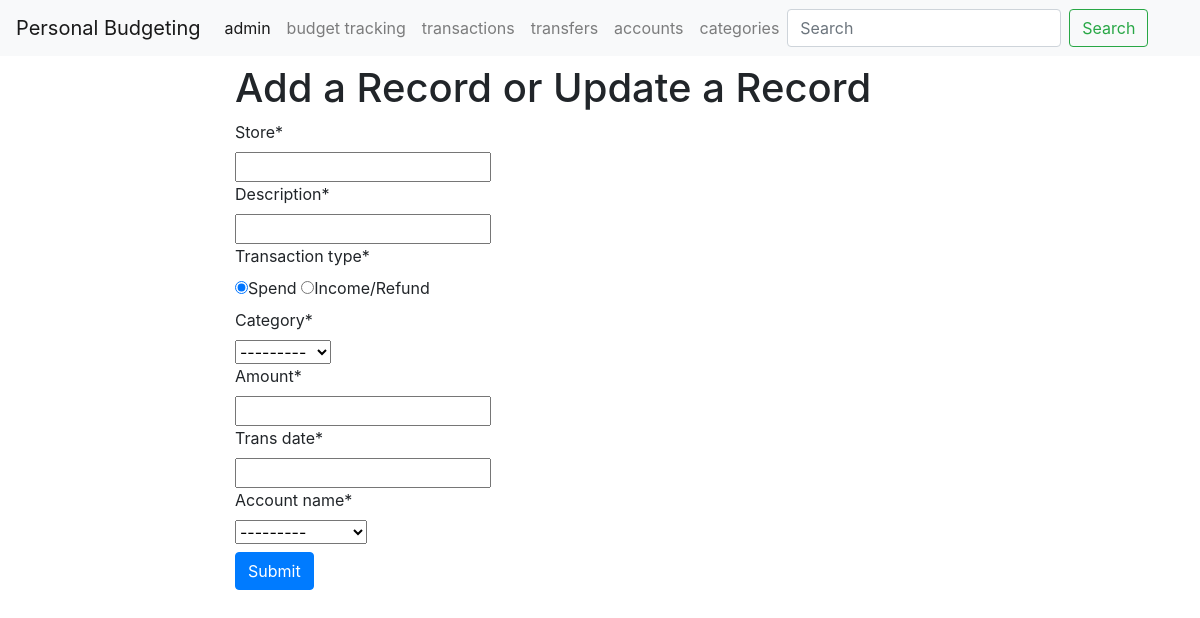
Page /transactions/add on the earlier database version.
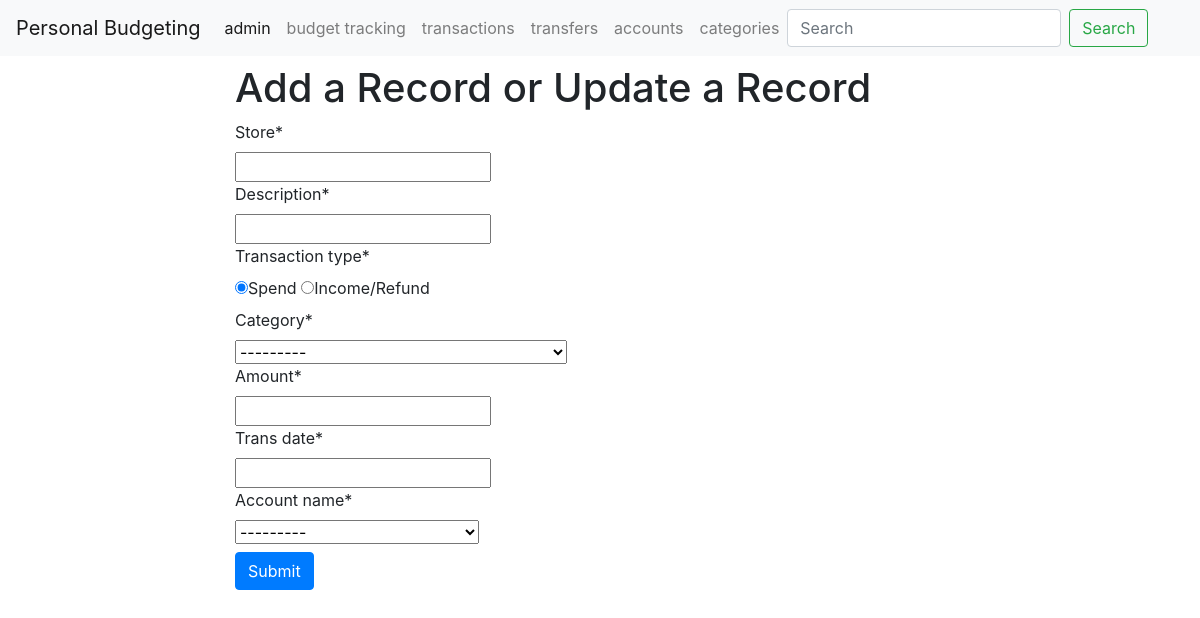
Same page on the later database version.
### accounts/models.py (models this page shows)
class Account(models.Model):
    account_name = models.CharField (max_length = 200)
    account_type = models.CharField (max_length = 200)
    initial_balance = models.FloatField()
    date = models.DateTimeField()
    def __str__(self):
       return '%s' %(self.account_name)

### transactions/views.py (the view, shortened to what this page needs)
# urls.py: path('add', TransactionCreate.as_view(), name='transaction-add'),
class TransactionCreate (CreateView):
     template_name = 'transactions/transaction_form.html'
     form_class = CreateTransactionForm
     success_url = reverse_lazy('transaction-index')
     model = Transaction

### transactions/forms.py (shortened to what this page needs)
class CreateTransactionForm(forms.ModelForm):
    CHOICES = [('spend', 'Spend'), ('income', 'Income/Refund')]
    transaction_type = forms.ChoiceField(
        choices = CHOICES, # this is optional
        widget = forms.RadioSelect,
        initial ='spend'
    )
    class Meta:
        model = Transaction
        fields =('store','description','transaction_type','category','amount', 'trans_date','account_name')
        widgets = {
            'trans_date': DatePickerInput(), # default date-format %m/%d/%Y will be used
        }

### categories/models.py (called while the page is built)
    def __str__(self):
        return self.category

### templates/transactions/transaction_form.html (shortened to what this page needs)
{% extends 'base.html' %}
{% load crispy_forms_tags %}
{% block content %}
<div class="container">
      <div class="row justify-content-center">
        <div class="col-8">
          <h1 class="mt-2">Add a Record or Update a Record</h1>
  <form method="post">
    {{ form|crispy }}
    <button type="submit" class="btn btn-primary">Submit</button>
  </form>
{% endblock %}

Differences in the rows shown:
removed Account: account_name "---------"
Other differences:
form field account_name: (not shown) → "---------"
